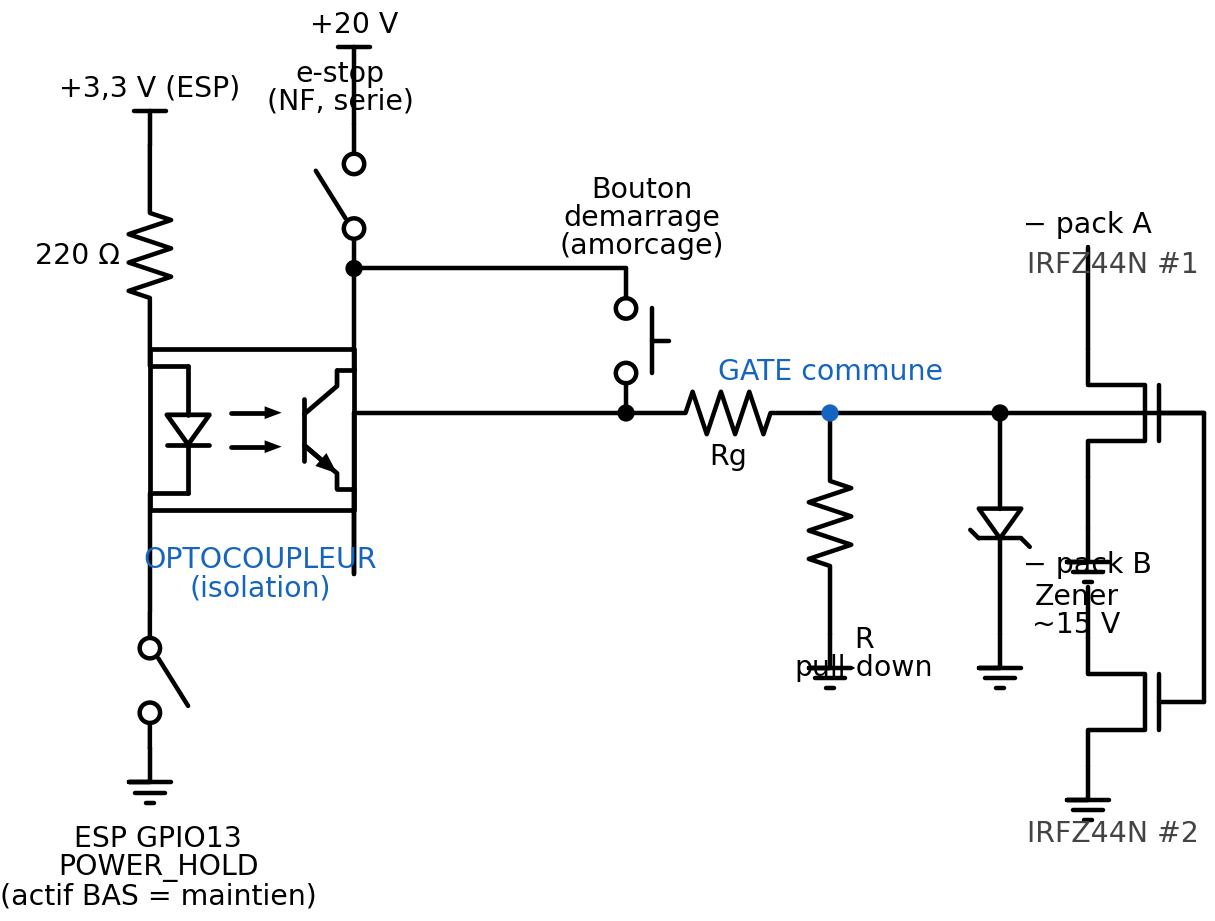

Write Python code to recreate this figure.
# power_latch.py — Architecture d'alimentation du kart (latch low-side, 2 chemins).
# Amorcage par bouton (+20 V direct sur la gate) ; maintien par l'ESP via opto (LED cote 3,3 V).
#   . .venv-schem/bin/activate && python doc/schematics/power_latch.py
import schemdraw
import schemdraw.elements as elm

schemdraw.config(fontsize=12, lw=1.9, unit=2.6)

with schemdraw.Drawing(file='doc/schematics/power_latch.png', dpi=170, show=False) as d:
    # ───────── Optocoupleur : LED (gauche, cote 3,3 V) / phototransistor (droite, cote +20 V) ─────────
    opto = d.add(elm.Optocoupler(box=True).right())
    ocx = (opto.anode[0] + opto.collector[0]) / 2
    d += elm.Label().label('OPTOCOUPLEUR\n(isolation)').at((ocx, opto.emitter[1] - 1.1)).color('#1565c0')

    # LED : anode -> R -> +3,3 V (present seulement APRES demarrage)
    d += elm.Resistor().up().at(opto.anode).label('220 Ω')
    d += elm.Vdd().label('+3,3 V (ESP)')

    # LED : cathode -> ESP GPIO13 (actif bas : tire la LED a la masse pour MAINTENIR)
    d += elm.Line().down().at(opto.cathode).length(1.4)
    d += elm.Switch().down().length(1.6)
    esp_end = d.here
    d += elm.Ground()
    d += elm.Label().label('ESP GPIO13\nPOWER_HOLD\n(actif BAS = maintien)').at((esp_end[0], esp_end[1] - 1.3))

    # ───────── Cote +20 V : e-stop -> ligne de gate, 2 chemins (opto OU bouton) ─────────
    # Collecteur de l'opto remonte au noeud E (apres e-stop)
    d += elm.Line().up().at(opto.collector).length(1.2)
    Enode = d.here
    d += elm.Dot()
    d += elm.Switch().up().length(1.7).label('e-stop\n(NF, serie)', loc='right')
    d += elm.Line().up().length(0.5)
    d += elm.Vdd().label('+20 V')

    # Chemin AMORCAGE : E -> bouton -> noeud de merge M
    d += elm.Line().right().at(Enode).length(3.2)
    btn_top = d.here
    d += elm.Button().down().length(1.7).label('Bouton\ndemarrage\n(amorcage)', loc='right')
    Mnode = d.here
    d += elm.Dot()

    # Chemin MAINTIEN : emetteur de l'opto -> descend -> rejoint M
    d += elm.Line().down().at(opto.emitter).length(1.0)
    d += elm.Line().toy(Mnode[1]).color('#000')   # aligne en y
    d += elm.Line().tox(Mnode[0])                  # rejoint M en x

    # M -> Rg serie -> GATE commune
    d += elm.Resistor().right().at(Mnode).length(2.4).label('Rg', loc='bottom')
    gpt = d.here
    d += elm.Dot().label('GATE commune', loc='top', ofst=(0, 0.25)).color('#1565c0')

    # Securites : pull-down + zener
    d += elm.Resistor().down().at(gpt).length(2.6).label('R\npull-down', loc='left', ofst=(-0.1, 0.4))
    d += elm.Ground()
    d += elm.Line().right().at(gpt).length(2.0)
    zpt = d.here
    d += elm.Dot()
    d += elm.Zener().down().at(zpt).length(2.6).label('Zener\n~15 V', loc='left', ofst=(-0.6, 0.9))
    d += elm.Ground()

    # ───────── 2x IRFZ44N en low-side (gate commune) ─────────
    d += elm.Line().right().at(zpt).length(2.4)
    gA = d.here
    q1 = d.add(elm.NFet(bulk=False).right().anchor('gate'))
    d += elm.Label().label('IRFZ44N #1', ofst=(0.2, 0.9)).at(q1.drain).color('#444')
    d += elm.Line().up().at(q1.drain).length(1.2).label('− pack A', loc='right')
    d += elm.Line().down().at(q1.source).length(0.6)
    d += elm.Ground()

    d += elm.Line().down().at(gA).length(3.4)
    gB = d.here
    q2 = d.add(elm.NFet(bulk=False).right().anchor('gate'))
    d += elm.Label().label('IRFZ44N #2', ofst=(0.2, -0.9)).at(q2.source).color('#444')
    d += elm.Line().up().at(q2.drain).length(0.6).label('− pack B', loc='right')
    d += elm.Ground().at(q2.source)

print('render OK')
